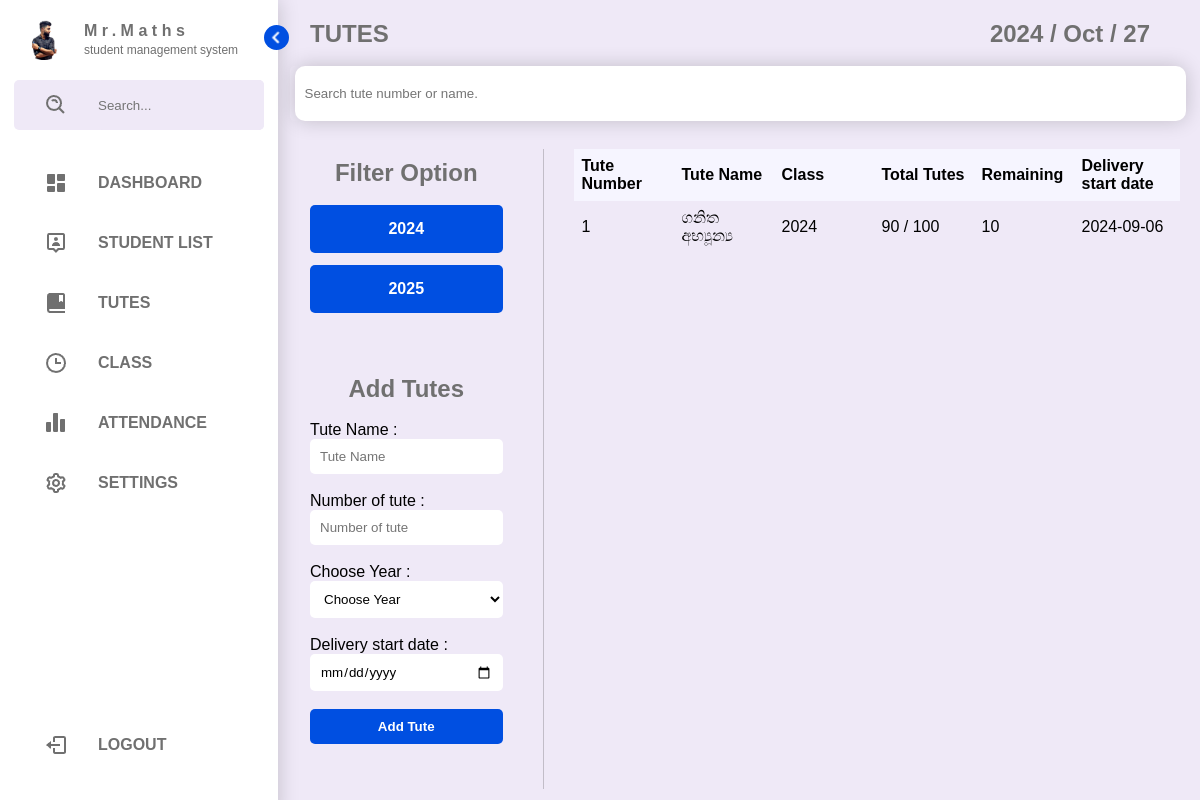
The page /tutes.php (signed in) on the database its author committed.
### tables this page shows
CREATE TABLE `class` (
  `ID` int(255) NOT NULL,
  `Year` int(10) NOT NULL
);

CREATE TABLE `tutes` (
  `ID` int(100) NOT NULL,
  `Tute_name` varchar(100) NOT NULL,
  `Class` varchar(20) NOT NULL,
  `Start_date` varchar(100) NOT NULL,
  `Counte` int(50) NOT NULL,
  `Delivered` int(50) NOT NULL,
  `Action` int(2) NOT NULL
);

### tutes.php (the view, shortened to what this page needs)
<?php
$tname = "";
$num_tutes = "";
$date = "";
include("includes/connection.php");
$classes = "SELECT * FROM `class`";
$classes_result = mysqli_query($connection, $classes);
if (isset($_GET['filter_class'])) {
    $filter_class = mysqli_real_escape_string($connection, $_GET['filter_class']);
    $tutes_list = "SELECT * FROM `tutes` WHERE `Class` = '{$filter_class}' ORDER BY `Class` ASC ";
} elseif (isset($_POST['search'])) {
    $filter_tutes = mysqli_real_escape_string($connection, $_POST['search']);
    $tutes_list = "SELECT * FROM `tutes` WHERE (`Tute_name` LIKE '%{$filter_tutes}%') ORDER BY `Class` ASC ";
} else {
    $tutes_list = "SELECT * FROM `tutes` ORDER BY `Class` ASC, `ID` DESC ";
}
$tutes_list_result = mysqli_query($connection, $tutes_list);
?>
<!DOCTYPE html>
<html lang="en">
<head>
    <link rel="stylesheet" href="assect/css/style.css">
</head>
<body>
    <div class="webcontent">
        <?php
        include("includes/sidenav.php");
        ?>
        <section class="content">
            <div class="date">
                <h1> TUTES </h1>
                <h1> <?php echo date("Y / M / d"); ?> </h1>
            </div>
            <br>
            <div class="search">
                <form method="post">
                    <p> <input type="search" name="search" placeholder="Search tute number or name."> </p>
                </form>
            </div>
            <br>
            <div class="main_airea">
                <div class="filters">
                    <div>
                        <h2> Filter Option </h2>
                        <br>
                        <ul>
                            <?php
                            if (mysqli_num_rows($classes_result) > 0) {
                                while ($class_fetch = mysqli_fetch_assoc($classes_result)) {
                                    echo " <li> <a href='tutes.php?filter_class={$class_fetch['Year']}'> {$class_fetch['Year']} </a> </li> ";
                                }
                            }
                            ?>
                        </ul>
                    </div>
                    <div>
                        <h2> Add Tutes </h2>
                        <br>
                        <form method="post">
                            <p>
                                <label for="tname"> Tute Name : </label>
                                <input type="text" name="tname" id="tname" placeholder="Tute Name" required value="<?= $tname; ?>">
                            </p>
                            <br>
                            <p>
                                <label for="num_tutes"> Number of tute : </label>
                                <input type="number" name="num_tutes" id="num_tutes" placeholder="Number of tute" min="1" value="<?= $num_tutes; ?>" required>
                            </p>
                            <br>
                            <p>
                                <label for="year"> Choose Year : </label>
                                <select name="year" required>
                                    <option value=""> Choose Year </option>
                                </select>
                            </p>
                            <br>
                            <p>
                                <label for="date"> Delivery start date : </label>
                                <input type="date" name="date" id="date" min="<?= date("Y-m-d") ?>" value="<?= $date; ?>" required>
                            </p>
                            <br>
                            <p>
                                <input type="submit" name="add_tutes" value="Add Tute">
                            </p>
                        </form>
                    </div>
                </div>
                <div class="students">
                    <table>
                        <?php
                        if (mysqli_num_rows($tutes_list_result) > 0) {
                            echo "
                            <tr>
                                <th> Tute Number </th>
                                <th> Tute Name </th>
                                <th> Class </th>
                                <th> Total Tutes </th>
                                <th> Remaining </th>
                                <th> Delivery start date </th>
                                <th colspan='3' style='text-align: center;'> Action </th>
                            </tr>
                            ";
                            while ($tutes_details = mysqli_fetch_assoc($tutes_list_result)) {
                                $t = $tutes_details['Counte'];
                                $d = $tutes_details['Delivered'];
                                $b = $t - $d;
                                if ($b < 0) {
                                    $red = "style='background-color: #ff63477a;'";
                                } else {
                                    $red = "";
                                }
                                echo "
                                <tr {$red}>
                                    <td> {$tutes_details['ID']} </td>
                                    <td> {$tutes_details['Tute_name']} </td>
                                    <td> {$tutes_details['Class']} </td>
                                    <td> {$tutes_details['Delivered']} / {$tutes_details['Counte']} </td>
                                    <td> $b </td>
                                    <td> {$tutes_details['Start_date']} </td>
                                    <td> <span class='view'> <a href='view-tute.php?tute_id={$tutes_details['ID']}'>VIEW</a> </span> </td>
                                    <td> <a href='tutes.php?edit_tute_id={$tutes_details['ID']}'>Edit</a> </td>
                                </tr>
                                ";
                            }
                        }
                        ?>
                    </table>
                </div>
            </div>
        </section>
    </div>
</body>
</html>

### assect/css/style.css (style rules this page uses)
:root { --body-color: #efe9f7; --light-box: #fff; --primary: #004fe1; --primary_hover: #08a1f7; --primary-light: #f6f5ff; --toggle: #ddd; --text: #707070; --ligt-text: #ffffff; --shadow: #00000030; --tomato: tomato; --blue: blue; --skyblue: skyblue; --black-text: #000; --input-color: #000; --download: #695cfe; --tran-01: all 0.2s ease; --tran-02: all 0.3s ease; --tran-03: all 0.5s ease; }
* { margin: 0; padding: 0; font-family: sans-serif; }
body { background-color: var(--body-color); }
.webcontent { width: 100%; max-width: 1920px; margin: auto; overflow-x: hidden; }
.search { background-color: var(--body-color); border-radius: 5px; }
.content { max-width: 1920px; height: 100vh; margin-left: 290px; margin-right: 10px; position: relative; transition: var(--tran-03); }
.date { display: flex; justify-content: space-between; align-items: center; padding: 0 20px; }
.date h1 { padding: 20px 20px 0 0; box-sizing: border-box; color: var(--text); }
.main_airea { width: 100%; padding: 10px; box-sizing: border-box; display: grid; grid-template-columns: 1fr 3fr; grid-gap: 30px; }
.filters { padding: 10px; box-sizing: border-box; height: calc(100vh - 200px); display: flex; flex-direction: column; gap: 50px; }
.filters h2 { text-align: center; color: var(--text); }
.filters ul li { list-style: none; height: 60px; position: relative; }
.filters ul li a { position: absolute; text-align: center; width: 100%; padding: 15px 10px; box-sizing: border-box; border-radius: 5px; background-color: var(--primary); color: var(--ligt-text); font-weight: bold; text-decoration: none; transition: var(--tran-02); }
.filters form input, .filters form select { width: 100%; padding: 10px; box-sizing: border-box; border-radius: 5px; outline: none; border: none; background-color: var(--light-box); }
.filters form input[type="submit"] { background-color: var(--primary); color: var(--ligt-text); font-weight: bold; cursor: pointer; transition: var(--tran-02); }
.students { width: 100%; height: calc(100vh - 160px); overflow: scroll; border-left: 1px solid var(--shadow); padding: 0 30px; box-sizing: border-box; }
table { width: 100%; border-collapse: collapse; color: var(--black-text); table-layout: auto; }
table tr { transition: var(--tran-02); }
table tr th { background-color: var(--primary-light); height: 50px; text-align: left; min-width: 100px; }
table tr th, table tr td { padding: 8px; box-sizing: border-box; }
table tr:nth-child(odd) { background-color: var(--light-box); }
.content .search form { width: 99%; margin: auto; }
.content .search form input { width: 100%; padding: 20px 10px; box-sizing: border-box; border-radius: 10px; border: none; outline: none; background-color: var(--light-box); box-shadow: 0 0 20px var(--shadow); }

### rows shown on the page
class: Year "2024"
class: Year "2025"
tutes: ID "1", Tute_name "ගනිත අභ්‍යූන්‍ය", Class "2024", Delivered "90", Counte "100", b "10", Start_date "2024-09-06"
